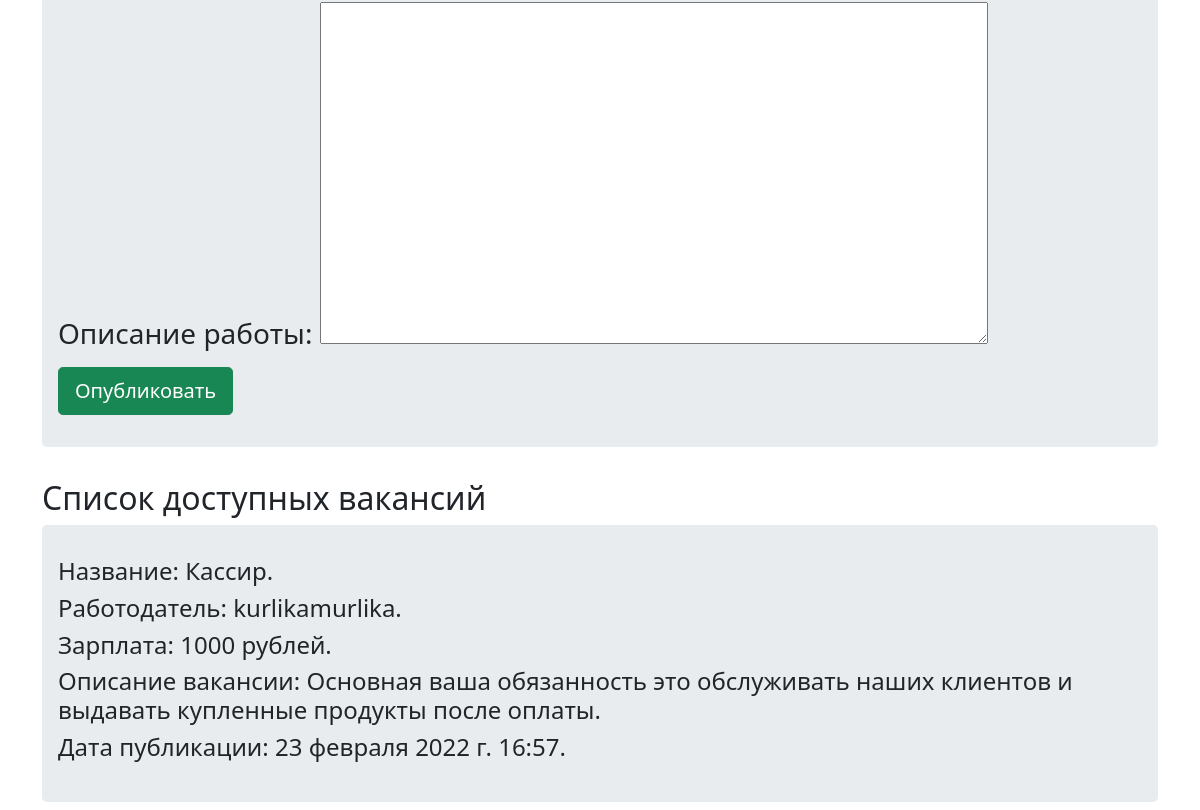
The page /jobs/ (signed in, lower part) on the database as committed earlier.
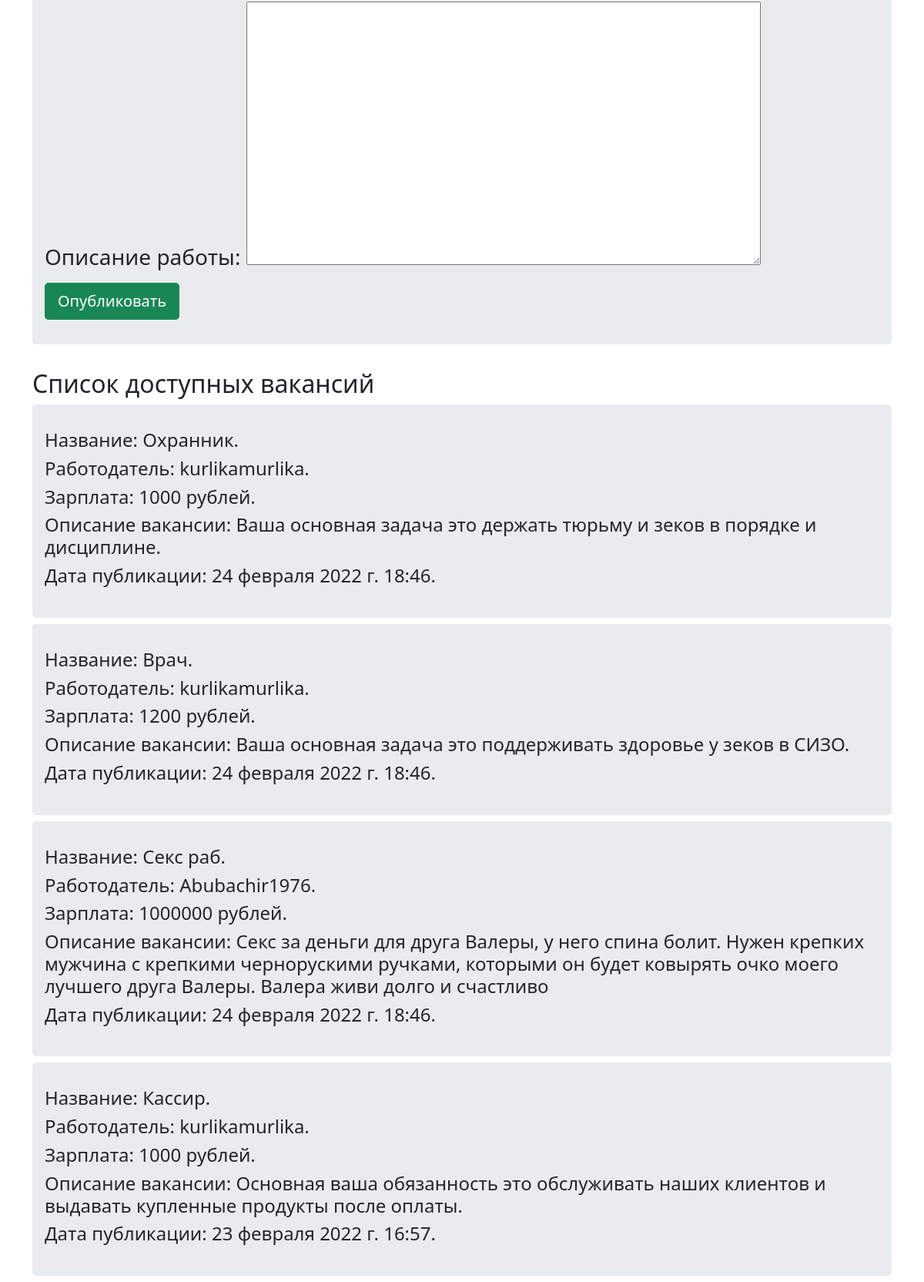
The same page on the database as committed later.
### bank/models.py (models this page shows, shortened)
class JobOffer(models.Model):
    employer = models.ForeignKey(User, on_delete=models.CASCADE)
    job_name = models.CharField(max_length=50)
    salary = models.IntegerField(default=0)
    location = models.CharField(max_length=100, default='Черногорск')
    description = models.TextField()
    pub_time = models.DateTimeField(default=timezone.now)

### bank/views.py (the view)
# urls.py: path('jobs/', views.jobs, name='jobs'),
def jobs(request):
    form = JobOfferForm(request.POST or None)
    job_list = JobOffer.objects.order_by('-pub_time')
    jobs_dict = {
        'form': form,
        'job_list': job_list,
    }
    if form.is_valid():
        job_offer = form.save(commit=False)
        job_offer.employer = request.user
        job_offer.pub_time = timezone.now()
        job_offer.save()
        return HttpResponseRedirect(reverse('bank:index'))
    return render(request, 'bank/jobs.html', context=jobs_dict)

### bank/forms.py
class JobOfferForm(forms.ModelForm):
    job_name = forms.CharField(label='Название работы')
    salary = forms.IntegerField(min_value=0, label='Зарплата в рублях')
    location = forms.CharField(label="Расположение")
    description = forms.CharField(widget=forms.Textarea, label="Описание работы")
    class Meta:
        model = JobOffer
        exclude = ('employer', 'pub_time',)

### bank/templates/bank/jobs.html (shortened to what this page needs)
<!DOCTYPE html>
{% extends 'bank/base.html' %}
{% block body_content %}
    <div class="jumbotron" id="job-offer">
        <form method="post">
            <h3>{{ form.as_p }}</h3>
            <button type="submit" class="btn btn-success btn-lg">Опубликовать</button>
        </form>
    </div>
    <div id="job-list">
        <h2>Список доступных вакансий</h2>
        {% for job in job_list %}
            <div class="jumbotron my-2">
                <h4>Название: {{ job.job_name }}.</h4>
                <h4>Работодатель: {{ job.employer.username }}.</h4>
                <h4>Зарплата: {{ job.salary }} рублей.</h4>
                <h4>Описание вакансии: {{ job.description }}</h4>
                <h4>Дата публикации: {{ job.pub_time }}.</h4>
            </div>
        {% endfor %}
    </div>
{% endblock %}

Rows that differ between the two databases and show on the page:
added JobOffer: job_name "Охранник", employer.username "kurlikamurlika", salary "1000", description "Ваша основная задача это держать тюрьму и зеков в порядке и дисциплине.", pub_time "24 февраля 2022 г. 18:46"
added JobOffer: job_name "Врач", employer.username "kurlikamurlika", salary "1200", description "Ваша основная задача это поддерживать здоровье у зеков в СИЗО.", pub_time "24 февраля 2022 г. 18:46"
added JobOffer: job_name "Секс раб", employer.username "Abubachir1976", salary "1000000", description "Секс за деньги для друга Валеры, у него спина болит. Нужен крепких мужчина с крепкими чернорускими ручками, которыми он будет ковырять очко моего лучшего друга Валеры. Валера живи долго и счастливо", pub_time "24 февраля 2022 г. 18:46"
